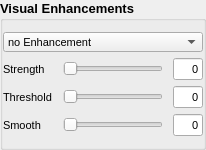
         <widget class="QGroupBox" name="groupBox_enhancements">
          <property name="maximumSize">
           <size>
            <width>16777215</width>
            <height>143</height>
           </size>
          </property>
          <property name="font">
           <font>
            <pointsize>10</pointsize>
            <weight>75</weight>
            <bold>true</bold>
           </font>
          </property>
          <property name="title">
           <string>Visual Enhancements</string>
          </property>
          <property name="flat">
           <bool>true</bool>
          </property>
          <layout class="QVBoxLayout" name="verticalLayout_8">
           <property name="leftMargin">
            <number>0</number>
           </property>
           <property name="rightMargin">
            <number>0</number>
           </property>
           <item>
            <widget class="QComboBox" name="comboBox_enhance">
             <property name="minimumSize">
              <size>
               <width>200</width>
               <height>20</height>
              </size>
             </property>
             <property name="maximumSize">
              <size>
               <width>200</width>
               <height>20</height>
              </size>
             </property>
             <property name="font">
              <font>
               <pointsize>8</pointsize>
               <weight>50</weight>
               <bold>false</bold>
              </font>
             </property>
             <item>
              <property name="text">
               <string>no Enhancement</string>
              </property>
             </item>
             <item>
              <property name="text">
               <string>dark edges</string>
              </property>
             </item>
             <item>
              <property name="text">
               <string>bright edges</string>
              </property>
             </item>
             <item>
              <property name="text">
               <string>dark valleys</string>
              </property>
             </item>
            </widget>
           </item>
           <item>
            <layout class="QHBoxLayout" name="horizontalLayout_7">
             <property name="spacing">
              <number>10</number>
             </property>
             <item>
              <widget class="QLabel" name="label_Param1">
               <property name="minimumSize">
                <size>
                 <width>50</width>
                 <height>0</height>
                </size>
               </property>
               <property name="maximumSize">
                <size>
                 <width>50</width>
                 <height>16777215</height>
                </size>
               </property>
               <property name="font">
                <font>
                 <pointsize>8</pointsize>
                 <weight>50</weight>
                 <bold>false</bold>
                </font>
               </property>
               <property name="text">
                <string>Strength</string>
               </property>
              </widget>
             </item>
             <item>
              <widget class="QSlider" name="horizontalSlider_param1">
               <property name="minimumSize">
                <size>
                 <width>100</width>
                 <height>20</height>
                </size>
               </property>
               <property name="maximumSize">
                <size>
                 <width>100</width>
                 <height>20</height>
                </size>
               </property>
               <property name="minimum">
                <number>0</number>
               </property>
               <property name="maximum">
                <number>20</number>
               </property>
               <property name="pageStep">
                <number>2</number>
               </property>
               <property name="orientation">
                <enum>Qt::Horizontal</enum>
               </property>
              </widget>
             </item>
             <item>
              <widget class="QLineEdit" name="lineEdit_param1">
               <property name="minimumSize">
                <size>
                 <width>30</width>
                 <height>0</height>
                </size>
               </property>
               <property name="maximumSize">
                <size>
                 <width>30</width>
                 <height>16777215</height>
                </size>
               </property>
               <property name="font">
                <font>
                 <pointsize>8</pointsize>
                 <weight>50</weight>
                 <bold>false</bold>
                </font>
               </property>
               <property name="text">
                <string>0</string>
               </property>
               <property name="alignment">
                <set>Qt::AlignRight|Qt::AlignTrailing|Qt::AlignVCenter</set>
               </property>
              </widget>
             </item>
            </layout>
           </item>
           <item>
            <layout class="QHBoxLayout" name="horizontalLayout_8">
             <property name="spacing">
              <number>10</number>
             </property>
             <item>
              <widget class="QLabel" name="label_Param2">
               <property name="minimumSize">
                <size>
                 <width>50</width>
                 <height>0</height>
                </size>
               </property>
               <property name="maximumSize">
                <size>
                 <width>50</width>
                 <height>16777215</height>
                </size>
               </property>
               <property name="font">
                <font>
                 <pointsize>8</pointsize>
                 <weight>50</weight>
                 <bold>false</bold>
                </font>
               </property>
               <property name="text">
                <string>Threshold</string>
               </property>
              </widget>
             </item>
             <item>
              <widget class="QSlider" name="horizontalSlider_param2">
               <property name="minimumSize">
                <size>
                 <width>100</width>
                 <height>20</height>
                </size>
               </property>
               <property name="maximumSize">
                <size>
                 <width>100</width>
                 <height>20</height>
                </size>
               </property>
               <property name="maximum">
                <number>100</number>
               </property>
               <property name="pageStep">
                <number>10</number>
               </property>
               <property name="value">
                <number>0</number>
               </property>
               <property name="sliderPosition">
                <number>0</number>
               </property>
               <property name="orientation">
                <enum>Qt::Horizontal</enum>
               </property>
              </widget>
             </item>
             <item>
              <widget class="QLineEdit" name="lineEdit_param2">
               <property name="minimumSize">
                <size>
                 <width>30</width>
                 <height>0</height>
                </size>
               </property>
               <property name="maximumSize">
                <size>
                 <width>30</width>
                 <height>16777215</height>
                </size>
               </property>
               <property name="font">
                <font>
                 <pointsize>8</pointsize>
                 <weight>50</weight>
                 <bold>false</bold>
                </font>
               </property>
               <property name="text">
                <string>0</string>
               </property>
               <property name="alignment">
                <set>Qt::AlignRight|Qt::AlignTrailing|Qt::AlignVCenter</set>
               </property>
              </widget>
             </item>
            </layout>
           </item>
           <item>
            <layout class="QHBoxLayout" name="horizontalLayout_10">
             <property name="spacing">
              <number>10</number>
             </property>
             <item>
              <widget class="QLabel" name="label_3">
               <property name="minimumSize">
                <size>
                 <width>50</width>
                 <height>0</height>
                </size>
               </property>
               <property name="maximumSize">
                <size>
                 <width>50</width>
                 <height>16777215</height>
                </size>
               </property>
               <property name="font">
                <font>
                 <pointsize>8</pointsize>
                 <weight>50</weight>
                 <bold>false</bold>
                </font>
               </property>
               <property name="text">
                <string>Smooth</string>
               </property>
              </widget>
             </item>
             <item>
              <widget class="QSlider" name="horizontalSlider_param3">
               <property name="minimumSize">
                <size>
                 <width>100</width>
                 <height>0</height>
                </size>
               </property>
               <property name="maximumSize">
                <size>
                 <width>100</width>
                 <height>16777215</height>
                </size>
               </property>
               <property name="maximum">
                <number>3</number>
               </property>
               <property name="pageStep">
                <number>1</number>
               </property>
               <property name="tracking">
                <bool>false</bool>
               </property>
               <property name="orientation">
                <enum>Qt::Horizontal</enum>
               </property>
              </widget>
             </item>
             <item>
              <widget class="QLineEdit" name="lineEdit_param3">
               <property name="minimumSize">
                <size>
                 <width>30</width>
                 <height>0</height>
                </size>
               </property>
               <property name="maximumSize">
                <size>
                 <width>30</width>
                 <height>16777215</height>
                </size>
               </property>
               <property name="font">
                <font>
                 <pointsize>8</pointsize>
                 <weight>50</weight>
                 <bold>false</bold>
                </font>
               </property>
               <property name="text">
                <string>0</string>
               </property>
               <property name="alignment">
                <set>Qt::AlignRight|Qt::AlignTrailing|Qt::AlignVCenter</set>
               </property>
              </widget>
             </item>
            </layout>
           </item>
          </layout>
         </widget>
